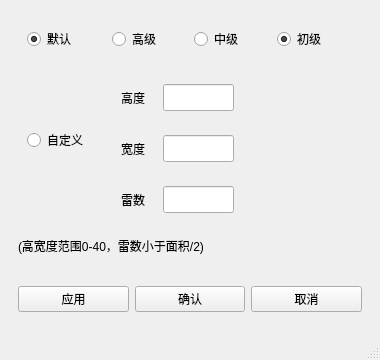
<?xml version="1.0" encoding="UTF-8"?>
<ui version="4.0">
 <class>ChoiceWindow</class>
 <widget class="QMainWindow" name="ChoiceWindow">
  <property name="geometry">
   <rect>
    <x>0</x>
    <y>0</y>
    <width>380</width>
    <height>360</height>
   </rect>
  </property>
  <property name="minimumSize">
   <size>
    <width>380</width>
    <height>360</height>
   </size>
  </property>
  <property name="maximumSize">
   <size>
    <width>387</width>
    <height>360</height>
   </size>
  </property>
  <property name="windowTitle">
   <string>MainWindow</string>
  </property>
  <widget class="QWidget" name="centralwidget">
   <layout class="QVBoxLayout" name="verticalLayout_3">
    <item>
     <widget class="QWidget" name="widget" native="true">
      <layout class="QGridLayout" name="gridLayout">
       <item row="1" column="1">
        <widget class="QWidget" name="widget_6" native="true">
         <layout class="QVBoxLayout" name="verticalLayout">
          <item>
           <widget class="QWidget" name="widget_3" native="true">
            <layout class="QHBoxLayout" name="horizontalLayout">
             <item>
              <widget class="QLabel" name="label">
               <property name="minimumSize">
                <size>
                 <width>36</width>
                 <height>27</height>
                </size>
               </property>
               <property name="maximumSize">
                <size>
                 <width>36</width>
                 <height>27</height>
                </size>
               </property>
               <property name="text">
                <string>高度</string>
               </property>
              </widget>
             </item>
             <item>
              <widget class="QLineEdit" name="text_choice_height">
               <property name="sizePolicy">
                <sizepolicy hsizetype="Fixed" vsizetype="Fixed">
                 <horstretch>71</horstretch>
                 <verstretch>27</verstretch>
                </sizepolicy>
               </property>
               <property name="minimumSize">
                <size>
                 <width>71</width>
                 <height>27</height>
                </size>
               </property>
               <property name="maximumSize">
                <size>
                 <width>71</width>
                 <height>27</height>
                </size>
               </property>
              </widget>
             </item>
             <item>
              <spacer name="horizontalSpacer_2">
               <property name="orientation">
                <enum>Qt::Horizontal</enum>
               </property>
               <property name="sizeHint" stdset="0">
                <size>
                 <width>40</width>
                 <height>20</height>
                </size>
               </property>
              </spacer>
             </item>
            </layout>
           </widget>
          </item>
          <item>
           <widget class="QWidget" name="widget_4" native="true">
            <layout class="QHBoxLayout" name="horizontalLayout_2">
             <item>
              <widget class="QLabel" name="label_2">
               <property name="minimumSize">
                <size>
                 <width>36</width>
                 <height>27</height>
                </size>
               </property>
               <property name="maximumSize">
                <size>
                 <width>36</width>
                 <height>27</height>
                </size>
               </property>
               <property name="text">
                <string>宽度</string>
               </property>
              </widget>
             </item>
             <item>
              <widget class="QLineEdit" name="text_choice_wid">
               <property name="sizePolicy">
                <sizepolicy hsizetype="Fixed" vsizetype="Fixed">
                 <horstretch>0</horstretch>
                 <verstretch>0</verstretch>
                </sizepolicy>
               </property>
               <property name="minimumSize">
                <size>
                 <width>71</width>
                 <height>27</height>
                </size>
               </property>
               <property name="maximumSize">
                <size>
                 <width>71</width>
                 <height>27</height>
                </size>
               </property>
              </widget>
             </item>
             <item>
              <spacer name="horizontalSpacer">
               <property name="orientation">
                <enum>Qt::Horizontal</enum>
               </property>
               <property name="sizeHint" stdset="0">
                <size>
                 <width>40</width>
                 <height>20</height>
                </size>
               </property>
              </spacer>
             </item>
            </layout>
           </widget>
          </item>
          <item>
           <widget class="QWidget" name="widget_5" native="true">
            <layout class="QHBoxLayout" name="horizontalLayout_3">
             <item>
              <widget class="QLabel" name="label_3">
               <property name="minimumSize">
                <size>
                 <width>36</width>
                 <height>27</height>
                </size>
               </property>
               <property name="maximumSize">
                <size>
                 <width>36</width>
                 <height>27</height>
                </size>
               </property>
               <property name="text">
                <string>雷数</string>
               </property>
              </widget>
             </item>
             <item>
              <widget class="QLineEdit" name="text_choice_mineNum">
               <property name="sizePolicy">
                <sizepolicy hsizetype="Fixed" vsizetype="Fixed">
                 <horstretch>0</horstretch>
                 <verstretch>0</verstretch>
                </sizepolicy>
               </property>
               <property name="minimumSize">
                <size>
                 <width>71</width>
                 <height>27</height>
                </size>
               </property>
               <property name="maximumSize">
                <size>
                 <width>71</width>
                 <height>27</height>
                </size>
               </property>
               <property name="text">
                <string/>
               </property>
              </widget>
             </item>
             <item>
              <spacer name="horizontalSpacer_3">
               <property name="orientation">
                <enum>Qt::Horizontal</enum>
               </property>
               <property name="sizeHint" stdset="0">
                <size>
                 <width>40</width>
                 <height>20</height>
                </size>
               </property>
              </spacer>
             </item>
            </layout>
           </widget>
          </item>
         </layout>
        </widget>
       </item>
       <item row="0" column="0" rowspan="2">
        <widget class="QWidget" name="widget_8" native="true">
         <layout class="QVBoxLayout" name="verticalLayout_2">
          <item>
           <widget class="QRadioButton" name="radioButton_default">
            <property name="text">
             <string>默认</string>
            </property>
            <property name="checked">
             <bool>true</bool>
            </property>
           </widget>
          </item>
          <item>
           <spacer name="verticalSpacer">
            <property name="orientation">
             <enum>Qt::Vertical</enum>
            </property>
            <property name="sizeHint" stdset="0">
             <size>
              <width>20</width>
              <height>40</height>
             </size>
            </property>
           </spacer>
          </item>
          <item>
           <widget class="QRadioButton" name="radioButton_custom">
            <property name="text">
             <string>自定义</string>
            </property>
           </widget>
          </item>
          <item>
           <spacer name="verticalSpacer_2">
            <property name="orientation">
             <enum>Qt::Vertical</enum>
            </property>
            <property name="sizeHint" stdset="0">
             <size>
              <width>20</width>
              <height>40</height>
             </size>
            </property>
           </spacer>
          </item>
         </layout>
        </widget>
       </item>
       <item row="0" column="1">
        <widget class="QWidget" name="widget_2" native="true">
         <layout class="QHBoxLayout" name="horizontalLayout_4">
          <item>
           <widget class="QRadioButton" name="radioButton_defulat_highLevel">
            <property name="text">
             <string>高级</string>
            </property>
           </widget>
          </item>
          <item>
           <widget class="QRadioButton" name="radioButton_defulat_midLevel">
            <property name="text">
             <string>中级</string>
            </property>
           </widget>
          </item>
          <item>
           <widget class="QRadioButton" name="radioButton_defulat_lowLevel">
            <property name="text">
             <string>初级</string>
            </property>
            <property name="checked">
             <bool>true</bool>
            </property>
           </widget>
          </item>
         </layout>
        </widget>
       </item>
       <item row="2" column="0" colspan="2">
        <widget class="QLabel" name="label_4">
         <property name="text">
          <string>(高宽度范围0-40，雷数小于面积/2)</string>
         </property>
        </widget>
       </item>
      </layout>
     </widget>
    </item>
    <item>
     <widget class="QWidget" name="widget_7" native="true">
      <layout class="QHBoxLayout" name="horizontalLayout_5">
       <item>
        <widget class="QPushButton" name="b_choice_apply">
         <property name="text">
          <string>应用</string>
         </property>
        </widget>
       </item>
       <item>
        <widget class="QPushButton" name="b_choice_enter">
         <property name="text">
          <string>确认</string>
         </property>
        </widget>
       </item>
       <item>
        <widget class="QPushButton" name="b_choice_cancel">
         <property name="text">
          <string>取消</string>
         </property>
        </widget>
       </item>
      </layout>
     </widget>
    </item>
   </layout>
  </widget>
  <widget class="QStatusBar" name="statusbar"/>
 </widget>
 <resources/>
 <connections/>
</ui>
